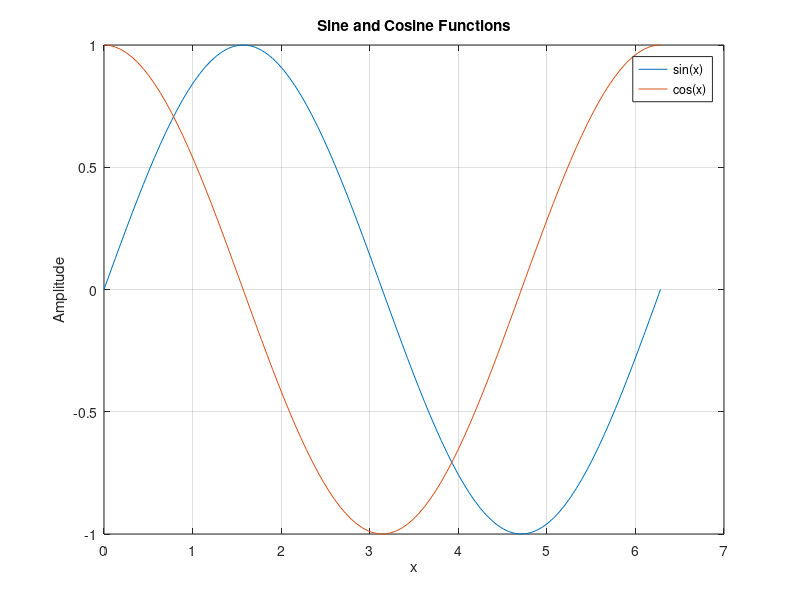

Write MATLAB code to recreate this figure.
% Plot sinx and cosx using grid lines and labels

x = linspace(0, 2*pi, 100);

plot(x, sin(x), x, cos(x));

xlabel('x');
ylabel('Amplitude');
title('Sine and Cosine Functions');

legend('sin(x)', 'cos(x)');

grid on;
